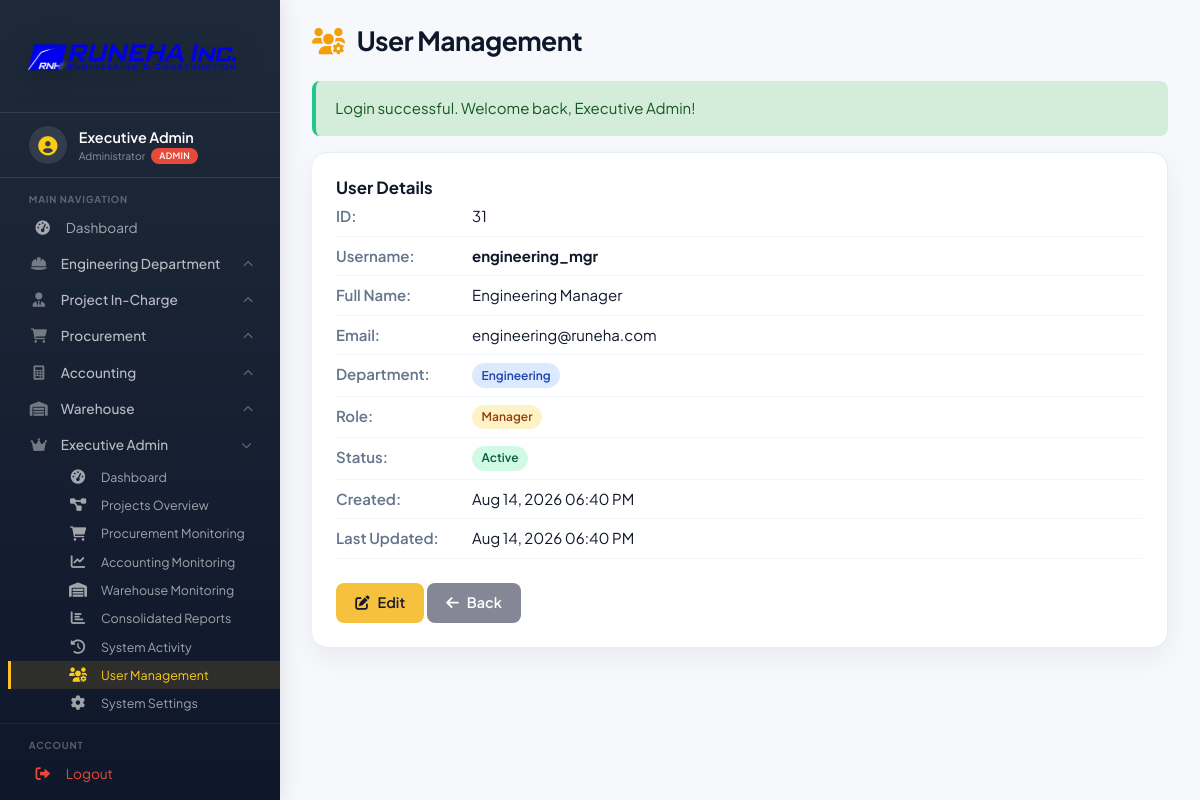
The page /modules/admin/users.php?action=view&id=31 (signed in) on the database its author committed.
### tables this page shows
CREATE TABLE IF NOT EXISTS `users` (
  `id` BIGINT UNSIGNED NOT NULL AUTO_INCREMENT,
  `username` VARCHAR(100) NOT NULL,
  `password` VARCHAR(255) NOT NULL,
  `full_name` VARCHAR(150) NOT NULL,
  `email` VARCHAR(200) NOT NULL,
  `monthly_salary` DECIMAL(15,2) NOT NULL DEFAULT 0.00,
  `department` ENUM('admin','procurement','engineering','accounting','warehouse') NOT NULL,
  `role` ENUM('admin','manager','staff') NOT NULL DEFAULT 'staff',
  `status` ENUM('active','inactive') NOT NULL DEFAULT 'active',
  `created_at` TIMESTAMP NOT NULL DEFAULT CURRENT_TIMESTAMP,
  `updated_at` TIMESTAMP NULL DEFAULT NULL ON UPDATE CURRENT_TIMESTAMP,
  PRIMARY KEY (`id`),
  UNIQUE KEY `uq_users_username` (`username`),
  UNIQUE KEY `uq_users_email` (`email`)
);

### modules/admin/users.php (the view, shortened to what this page needs)
<?php
require_once '../../includes/auth.php';
$page_title = 'User Management';
$action = $_GET['action'] ?? 'list';
$id = (int)($_GET['id'] ?? 0);
$user_details = null;
if ($action === 'edit' || $action === 'view') {
    $stmt = $pdo->prepare("SELECT * FROM users WHERE id = ?");
    $stmt->execute([$id]);
    $user_details = $stmt->fetch();
}
include '../../includes/header.php';
?>
<div class="page-header">
    <h1><i class="fas fa-users-cog"></i> <?php echo $page_title; ?></h1>
</div>
<?php if (isset($_SESSION['success'])): ?>
    <div class="alert alert-success"><?php echo htmlspecialchars($_SESSION['success']); unset($_SESSION['success']); ?></div>
<?php endif; ?>
<?php if ($action === 'add' || $action === 'edit'): ?>
<div class="card">
    <h3><?php echo $action === 'add' ? 'Create New' : 'Edit'; ?> User</h3>
    <form method="POST" data-validate>
        <?php if ($action === 'edit'): ?>
            <input type="hidden" name="update_user" value="1">
        <?php else: ?>
            <input type="hidden" name="add_user" value="1">
        <?php endif; ?>
        <div class="form-row">
            <div class="form-group">
                <label class="required">Username</label>
                <input type="text" name="username" required value="<?php echo htmlspecialchars($user_details['username'] ?? ''); ?>">
            </div>
            <div class="form-group">
                <label class="required">Full Name</label>
                <input type="text" name="full_name" required value="<?php echo htmlspecialchars($user_details['full_name'] ?? ''); ?>">
            </div>
        </div>
        <div class="form-row">
            <div class="form-group">
                <label class="required">Email</label>
                <input type="email" name="email" required value="<?php echo htmlspecialchars($user_details['email'] ?? ''); ?>">
            </div>
            <div class="form-group">
                <label class="required">Department</label>
                <select name="department" required>
                    <option value="">Select Department</option>
                    <option value="procurement" <?php echo ($user_details['department'] ?? '') == 'procurement' ? 'selected' : ''; ?>>Procurement</option>
                    <option value="engineering" <?php echo ($user_details['department'] ?? '') === 'engineering' ? 'selected' : ''; ?>>Engineering</option>
                    <option value="accounting" <?php echo ($user_details['department'] ?? '') == 'accounting' ? 'selected' : ''; ?>>Accounting</option>
                    <option value="warehouse" <?php echo ($user_details['department'] ?? '') == 'warehouse' ? 'selected' : ''; ?>>Warehouse</option>
                    <option value="admin" <?php echo ($user_details['department'] ?? '') == 'admin' ? 'selected' : ''; ?>>Administrator</option>
                </select>
            </div>
        </div>
        <div class="form-row">
            <div class="form-group">
                <label class="required">Role</label>
                <select name="role" required>
                    <option value="staff" <?php echo ($user_details['role'] ?? '') == 'staff' ? 'selected' : ''; ?>>Staff</option>
                    <option value="manager" <?php echo ($user_details['role'] ?? '') == 'manager' ? 'selected' : ''; ?>>Manager</option>
                    <option value="admin" <?php echo ($user_details['role'] ?? '') == 'admin' ? 'selected' : ''; ?>>Admin</option>
                </select>
            </div>
            <div class="form-group">
                <label class="required">Status</label>
                <select name="status" required>
                    <option value="active" <?php echo ($user_details['status'] ?? '') == 'active' ? 'selected' : ''; ?>>Active</option>
                    <option value="inactive" <?php echo ($user_details['status'] ?? '') == 'inactive' ? 'selected' : ''; ?>>Inactive</option>
                </select>
            </div>
        </div>
        <div class="form-row">
            <div class="form-group">
                <label><?php echo $action === 'add' ? 'Password *' : 'Password (leave blank to keep current)'; ?></label>
                <input type="password" name="password" <?php echo $action === 'add' ? 'required' : ''; ?> minlength="6" placeholder="Min 6 characters">
            </div>
            <div class="form-group">
                <label><?php echo $action === 'add' ? 'Confirm Password *' : 'Confirm Password'; ?></label>
                <input type="password" name="confirm_password" <?php echo $action === 'add' ? 'required' : ''; ?> placeholder="Confirm password">
            </div>
        </div>
        <div style="margin-top:1.5rem;">
            <button type="submit" class="btn btn-primary"><i class="fas fa-save"></i> <?php echo $action === 'add' ? 'Create' : 'Update'; ?> User</button>
            <a href="users.php" class="btn btn-secondary">Cancel</a>
        </div>
    </form>
</div>
<?php elseif ($action === 'view' && $user_details): ?>
<div class="card">
    <h3>User Details</h3>
    <div class="view-details">
        <div class="detail-row"><span>ID:</span> <?php echo $user_details['id']; ?></div>
        <div class="detail-row"><span>Username:</span> <strong><?php echo htmlspecialchars($user_details['username']); ?></strong></div>
        <div class="detail-row"><span>Full Name:</span> <?php echo htmlspecialchars($user_details['full_name']); ?></div>
        <div class="detail-row"><span>Email:</span> <?php echo htmlspecialchars($user_details['email']); ?></div>
        <div class="detail-row"><span>Department:</span> <span class="badge badge-primary"><?php echo ucfirst($user_details['department']); ?></span></div>
        <div class="detail-row"><span>Role:</span> <span class="badge badge-<?php echo $user_details['role'] === 'admin' ? 'danger' : ($user_details['role'] === 'manager' ? 'warning' : 'secondary'); ?>"><?php echo ucfirst($user_details['role']); ?></span></div>
        <div class="detail-row"><span>Status:</span> <span class="badge badge-<?php echo $user_details['status']; ?>"><?php echo ucfirst($user_details['status']); ?></span></div>
        <div class="detail-row"><span>Created:</span> <?php echo date('M d, Y h:i A', strtotime($user_details['created_at'])); ?></div>
        <?php if ($user_details['updated_at']): ?>
            <div class="detail-row"><span>Last Updated:</span> <?php echo date('M d, Y h:i A', strtotime($user_details['updated_at'])); ?></div>
        <?php endif; ?>
    </div>
    <div style="margin-top:1.5rem;">
        <a href="?action=edit&id=<?php echo $user_details['id']; ?>" class="btn btn-warning"><i class="fas fa-edit"></i> Edit</a>
        <a href="users.php" class="btn btn-secondary"><i class="fas fa-arrow-left"></i> Back</a>
    </div>
</div>
<?php endif; ?>
<?php include '../../includes/footer.php'; ?>

### assets/css/style.css (style rules this page uses)
:root { --navy: #1e2a3a; --navy-dark: #0f172a; --amber: #f59e0b; --off-white: #f8fafc; --border: #e2e8f0; --muted: #64748b; --shadow: 0 4px 12px rgba(15, 23, 42, 0.06); --radius: 16px; --text-title: 1.65rem; --text-card: 1.05rem; --text-stat: 1.85rem; --text-label: 0.8rem; }
* { margin: 0; padding: 0; box-sizing: border-box; }
body { font-family: 'Segoe UI', Tahoma, Geneva, Verdana, sans-serif; background: var(--off-white); color: var(--navy-dark); min-height: 100vh; font-size: 15px; line-height: 1.5; }
h1, h2, h3 { color: var(--navy-dark); font-weight: 700; line-height: 1.25; }
h1 { font-size: var(--text-title); letter-spacing: -0.03em; }
h3, .card-title { font-size: var(--text-card); font-weight: 700; }
.btn { display: inline-flex; align-items: center; gap: 0.5rem; padding: 0.6rem 1.2rem; border: none; border-radius: 8px; font-size: 0.9rem; font-weight: 600; cursor: pointer; text-decoration: none; transition: all 0.2s ease; }
.btn-warning { background: #f6c23e; color: #1a1a2e; }
.btn-secondary { background: #858796; color: white; }
.card { background: #ffffff; border-radius: 16px; padding: 1.5rem; box-shadow: var(--shadow); margin-bottom: 1.5rem; }
.badge { display: inline-block; padding: 0.2rem 0.6rem; border-radius: 20px; font-size: 0.75rem; font-weight: 600; }
.badge-primary { background: #dbeafe; color: #1e40af; }
.badge-warning { background: #fef3c7; color: #92400e; }
.badge-active { background: #d1fae5; color: #065f46; }
.alert { padding: 1rem 1.2rem; border-radius: 8px; margin-bottom: 1rem; border-left: 4px solid transparent; }
.alert-success { background: #d4edda; color: #155724; border-left-color: #1cc88a; }
.page-header { display: flex; justify-content: space-between; align-items: center; margin-bottom: 1.5rem; flex-wrap: wrap; gap: 1rem; }
.page-header h1 { font-size: 1.65rem; color: var(--navy-dark); margin: 0; letter-spacing: -0.02em; }
.page-header h1 i { color: #f59e0b; margin-right: 0.5rem; }
.view-details .detail-row { padding: 0.5rem 0; border-bottom: 1px solid #f1f5f9; display: flex; gap: 1rem; }
.view-details .detail-row span:first-child { font-weight: 600; color: #64748b; min-width: 120px; }
:root { --off-white: #f6f8fb; --shadow: 0 10px 28px rgba(15, 23, 42, 0.06); --shadow-hover: 0 16px 34px rgba(15, 23, 42, 0.1); --success: #16a085; --danger: #e76f51; --info: #4f8cc9; }
body { font-family: 'Plus Jakarta Sans', 'Segoe UI', Tahoma, sans-serif; background: var(--off-white); }
.card, .stat-card, .quick-action { border: 1px solid rgba(226, 232, 240, 0.8); border-left: 0; border-radius: 16px; box-shadow: var(--shadow); }

### rows shown on the page
users: id "31", username "engineering_mgr", full_name "Engineering Manager", email "engineering@runeha.com", department "Engineering", role "Manager", status "Active", created_at "Aug 14, 2026 06:40 PM", updated_at "Aug 14, 2026 06:40 PM"

### other values the page prints
$_SESSION['full_name'] "Executive Admin"
getDepartmentName($department) "Administrator"
$page_title "User Management"
$_SESSION['success'] "Login successful. Welcome back, Executive Admin!"
